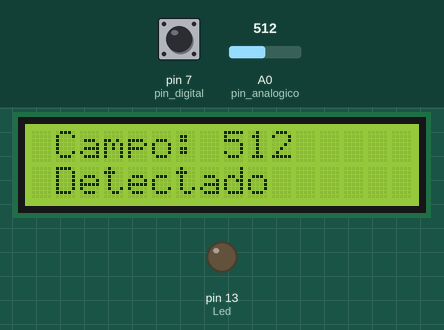
The sketch below on a simulated Arduino Uno, built with avr-gcc and run on an emulated ATmega328P. On the bench: 16×2 character LCD, output pins drawn as LEDs (lit = HIGH). The inputs (shaded band) are chosen by the test bench; at power-on: pin 7 (pin_digital) HIGH, A0 (pin_analogico) = 512. What the sketch prints to the serial monitor is not drawn.

Above: at 1.6 s.
1.7 s: pin 7 (pin_digital) pulled LOW for 0.6 s
At 2.4 s:
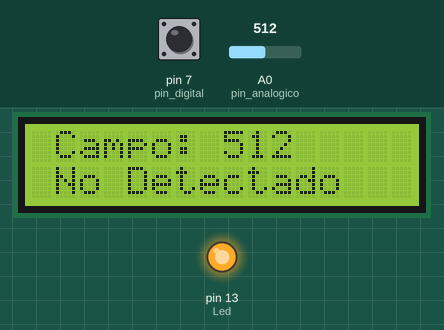
4.5 s: A0 (pin_analogico) set to 716
At 6.2 s:
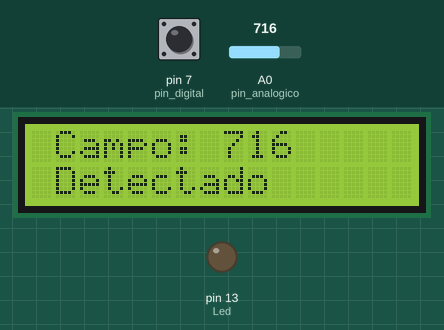
6.5 s: pin 7 (pin_digital) pulled LOW for 1 s
At 7.8 s:
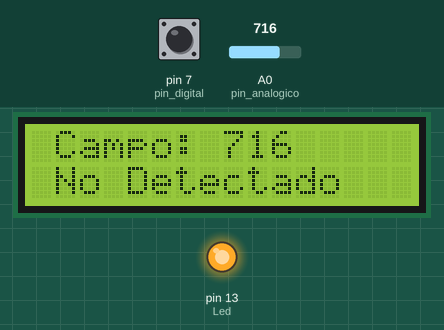
9.5 s: A0 (pin_analogico) set to 900
At 10.9 s:
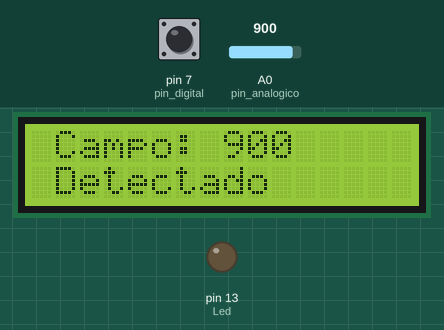
11.6 s: A0 (pin_analogico) set to 1023
At 12.7 s:
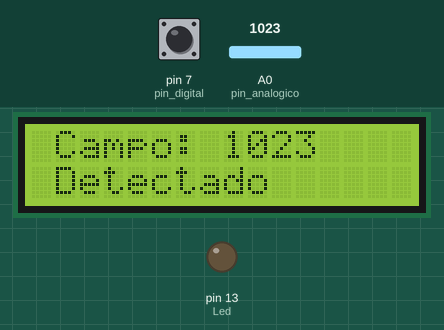
Timing chart, 0 to 14.6 s (numbered marks = the images above; inputs shaded):
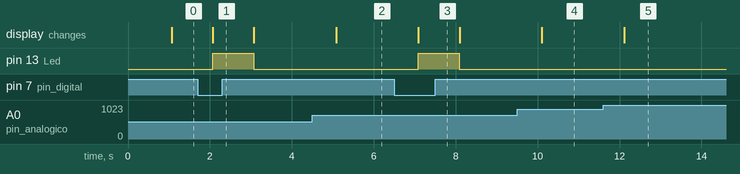

The sketch:

MSA_04.ino
```cpp
/*
***********************************************
Tutorial Arduino Sensor Magnetico efecto Hall
https://conbotassucias.wordpress.com/
***********************************************

Este ejemplo utiliza un sensor 49E,
montado en un módulo con un  amplificador
operacional LM393
Al detectar un campo magnetico, imprimirá el
valor sobre el monitor serie.
Al detectar un campo magnetico, apaga un led.
Si no detecta se enciende el led.
Utilizamos la señal Analógica y digital del sensor y
trabajan independientemente
*/
// incuimos la libreria:
#include <LiquidCrystal.h>
// inicializamos la libreria con los pines de
// la interfaz
LiquidCrystal lcd(12, 11, 5, 4, 3, 2);
 //declaramos las variables
float pin_analogico = A0; // definimos los pines por los que
int pin_digital = 7;   // conectamos las salidas del módulo
int Led=13;       //pin del led
int  sensorValue =  1000;

void setup() {{
Serial.begin(9600); //iniciamos la comunicación serial
pinMode(pin_digital,INPUT_PULLUP); //definimos como entrada
pinMode(Led,OUTPUT);//define LED como salida
}
{
 // configuramos el numero de columnas y filas:
 lcd.begin(16, 2);
}}

void loop() {

Serial.print("lectura analoga = ");
Serial.println(analogRead(A0));
delay(sensorValue);

lcd.setCursor(1,0);
lcd.write("Campo: ");
lcd.print(analogRead(A0));

// si la salida digital está en cero, es porque se ha superado el valor de referencia
// entonces se desplegará el mensaje: "salida digital activa"
if (digitalRead(pin_digital) == LOW)
{
  Serial.print("No Detectado");
  digitalWrite(Led,HIGH);
  lcd.setCursor(1,1);
  lcd.print("No Detectado");
}
else
{
  Serial.println("No Detectado"); // de otra forma de deplegará "salida digital inactiva"
digitalWrite(Led,LOW);
lcd.setCursor(1,1);
  lcd.print("Detectado   ");
}

}
```

Measured:
- after the input at 1.7 s, pin 13 (Led): LOW → HIGH after 0.37 s, → LOW 1.0 s later; the display: changes after 0.37 s (image 1)
- after the input at 4.5 s, the display: changes after 0.58 s (image 2)
- after the input at 6.5 s, pin 13 (Led): LOW → HIGH after 0.59 s, → LOW 1.0 s later; the display: changes after 0.59 s (image 3)
- after the input at 9.5 s, the display: changes after 0.60 s (image 4)
- after the input at 11.6 s, the display: changes after 0.51 s (image 5)
